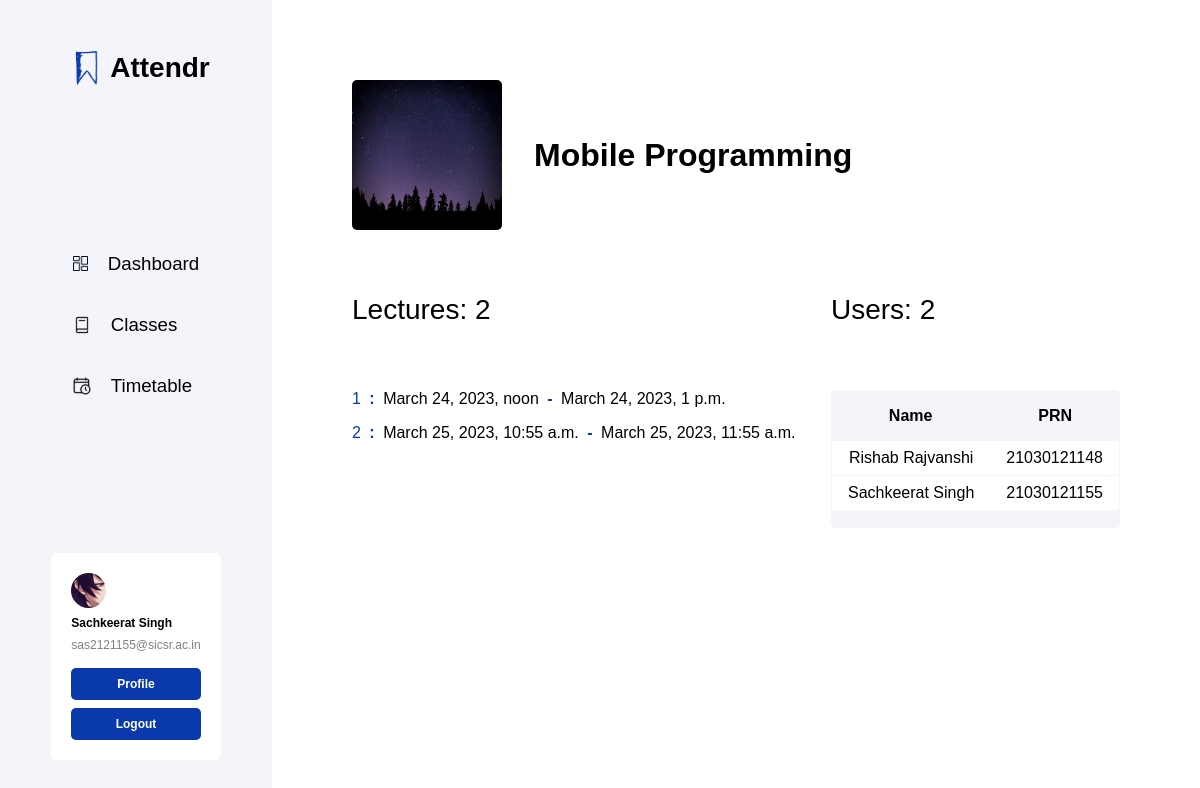
The app's page /classes/facd664e753540429edf7bab5b57dee3/ (signed in) with its own data.
### users/models.py (models this page shows, shortened)
class UserProfile(models.Model):
    choices = (
        ('BCA', 'BCA'),
        ('BBA-IT', 'BBA-IT'),
    )
    user = models.OneToOneField(
        User, on_delete=models.CASCADE)
    prn = models.IntegerField(unique=True)
    name = models.CharField(max_length=100)
    email = models.EmailField(max_length=254, unique=True)
    course = models.CharField(max_length=10,
                              choices=choices, blank=True, null=True)
    phone = models.IntegerField(null=True, blank=True)
    image = models.ImageField(
        upload_to='profiles/', default='profiles/default.jpeg', blank=True, null=True)
    bio = models.TextField(max_length=500, blank=True, null=True)
    last_login = models.DateTimeField(auto_now_add=True)
    id = models.UUIDField(default=uuid.uuid4, unique=True,
                          editable=False, primary_key=True)
    created = models.DateTimeField(auto_now_add=True)

### authentication/models.py (models this page shows, shortened)
class User(AbstractBaseUser, PermissionsMixin):
    email = models.EmailField(max_length=254, unique=True)
    name = models.CharField(max_length=254)
    is_staff = models.BooleanField(default=False)
    is_superuser = models.BooleanField(default=False)
    is_active = models.BooleanField(default=True)
    uid = models.IntegerField(unique=True)
    id = models.UUIDField(default=uuid.uuid4, unique=True,
                          primary_key=True, editable=False)
    created = models.DateTimeField(auto_now_add=True)
    USERNAME_FIELD = 'email'
    EMAIL_FIELD = 'email'
    REQUIRED_FIELDS = ['name', ]
    objects = UserManager()

### classes/models.py (models this page shows, shortened)
class Class(models.Model):
    name = models.CharField(max_length=100)
    profile = models.ForeignKey(StaffProfile, on_delete=models.CASCADE)
    image = models.ImageField(
        upload_to='classes/', default='classes/default.png', blank=True, null=True)
    users = models.ManyToManyField(UserProfile)
    id = models.UUIDField(default=uuid.uuid4, unique=True,
                          primary_key=True, editable=False)
    created = models.DateTimeField(auto_now_add=True)

class Lecture(models.Model):
    class_object = models.ForeignKey(Class, on_delete=models.CASCADE)
    no = models.IntegerField()
    start_time = models.DateTimeField()
    end_time = models.DateTimeField()
    id = models.UUIDField(default=uuid.uuid4, unique=True,
                          primary_key=True, editable=False)
    created = models.DateTimeField(auto_now_add=True)

### classes/views.py (the view, shortened to what this page needs)
# urls.py: path('<str:pk>/', views.view_class, name="class"),
@login_required(login_url="login")
def view_class(request, pk):
    user = request.user
    class_obj = Class.objects.get(id=pk)
    lectures = Lecture.objects.filter(class_object=class_obj)
    count = {'lectures': len(Lecture.objects.filter(class_object=class_obj)), 'users': len(
        Class.objects.get(id=pk).users.all())}
    if user.is_staff == True:
        profile = StaffProfile.objects.get(empno=user.uid)
    else:
        profile = UserProfile.objects.get(prn=user.uid)
    if profile not in class_obj.users.all() and profile != class_obj.profile:
        return redirect('classes')
    context = {'class_obj': class_obj,
               'profile': profile, 'lectures': lectures, 'count': count}
    return render(request, 'classes/class.html', context)

### classes/templates/classes/class.html (shortened to what this page needs)
{% extends 'base.html' %}
{% load static %}
{% block content %}
<main class="page-main">
    {% include 'navside.html' %}
    <div class="page-hero lecture-hero flow-content">
        <div class="class-details flex">
            <img class="class-img" src="{{class_obj.image.url}}">
            <div class="class-details__hero flow-content">
                <h1 class="class-details__name">{{class_obj.name}}</h1>
            </div>
        </div>
        <div class="class-info flex">
            <div class="class-lectures flow-content flex">
                <div class="class-lectures__hero flow-content">
                    <p class="h4 fw-medium">Lectures: {{count.lectures}}</p>
                </div>
                <div class="class-lectures__list flow-content">
                    {% for lecture in lectures %}
                    <a class="lecture-link link" href="{% url 'lecture' class_obj.id lecture.no %}">
                        <p class=""><span style="margin-right: 0.25rem;" class="fw-medium">{{lecture.no}}</span> : <span
                                style="margin-right: 0.25rem; margin-left: 0.25rem; color: black;"
                                class="fw-light">{{lecture.start_time}}</span> -
                            <span style="margin-right: 0.25rem; margin-left: 0.25rem; color: black;"
                                class="fw-light">{{lecture.end_time}}</span>
                        </p>
                    </a>
                    {% endfor %}
                </div>
            </div>
            <div class="class-users flow-content flex">
                <div class="class-users__hero flow-content">
                    <p class="h4 fw-medium">Users: {{count.users}}</p>
                </div>
                <div class="class-users__table">
                    <table class="lecture-table">
                        <thead>
                            <tr class="lecture-table-head">
                                <th class="lecture-table-head__value">Name</th>
                                <th class="lecture-table-head__value">PRN</th>
                            </tr>
                        </thead>
                        <tbody>
                            {% for user in class_obj.users.all %}
                            <tr class="lecture-table-row">
                                <td class="lecture-table-row__value">{{user.name}}</td>
                                <td class="lecture-table-row__value">{{user.prn}}</td>
                            </tr>
                            {% endfor %}
                            <tr class="lecture-table-row">
                                <td class="lecture-table-row__value"></td>
                                <td class="lecture-table-row__value"></td>
                            </tr>
                        </tbody>
                    </table>
                </div>
            </div>
        </div>
    </div>
</main>
{% endblock content %}

### templates/navside.html (shortened to what this page needs)
{% load static %}
<aside class="nav-aside">
    <nav class="nav-box flow-content flex">
        <div class="nav-logo logo">
            <img class="nav-logo__img" src="{% static 'images/assets/logo.svg' %}" alt="logo (a blue bookmark icon)">
            <h2 class="nav-logo__text">Attendr</h2>
        </div>
        <ul class="nav-list flex">
            <li><a class="nav-list__link" href="{% url 'index' %}">
                    <div class="nav-item flex">
                        <img src="{% static 'images/assets/dashboard.svg' %}" alt="dashboard icon">
                        <h3 class="nav-item__text">Dashboard</h3>
                    </div>
                </a></li>
            <li><a class="nav-list__link" href="{% url 'classes' %}">
                    <div class="nav-item flex">
                        <img src="{% static 'images/assets/classes.svg' %}" alt="a book icon">
                        <h3 class="nav-item__text">Classes</h3>
                    </div>
                </a></li>
            <li><a class="nav-list__link" href="{% url 'timetable' %}">
                    <div class="nav-item flex">
                        <img src="{% static 'images/assets/timetable.svg' %}" alt="a calendar icon">
                        <h3 class="nav-item__text">Timetable</h3>
                    </div>
                </a></li>
        </ul>
        <div class="nav-profile">
            <div class="nav-profile__details flow-content">
                <img class="nav-profile__img" src="{{profile.image.url}}">
                <h6 class="nav-profile__name fw-bold">{{request.user.name}}</h6>
                <p class="nav-profile__email clr-black-50">{{request.user.email}}</p>
            </div>
            <div class="nav-profile__buttons flow-content">
                <a class="btn forward-btn nav-btn" href="{% url 'user' request.user.uid %}">Profile</a>
                <a class="btn forward-btn nav-btn" href="{% url 'logout' %}">Logout</a>
            </div>
        </div>
    </nav>
</aside>
<div class="nav-button"></div>

### records on screen
UserProfile: image (picture), name "Sachkeerat Singh", prn "21030121155"
User: user.name "Sachkeerat Singh", user.email "sas2121155@sicsr.ac.in"
Class: image (picture), name "Mobile Programming"
Lecture: no "1", start_time "March 24, 2023, noon", end_time "March 24, 2023, 1 p.m."
Lecture: no "2", start_time "March 25, 2023, 10:55 a.m.", end_time "March 25, 2023, 11:55 a.m."
UserProfile: name "Rishab Rajvanshi", prn "21030121148"

### other values on screen
{{ count.lectures }} "2"
{{ count.users }} "2"
